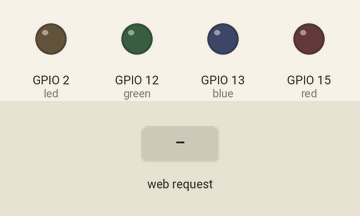
A sketch run on a simulated ESP8266 (NodeMCU). Parts: output pins drawn as LEDs (lit = HIGH). Inputs (shaded band) come from the test bench. WiFi joins after 1.5 s; servers stay silent unless stated; what the sketch prints to the serial monitor is not drawn.

Above: at 2.8 s.
2.9 s: HTTP request GET /ledON received
At 3.4 s:
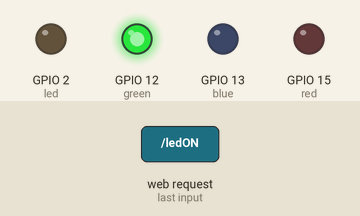
4.4 s: HTTP request GET /ledOFF received
At 5.7 s:
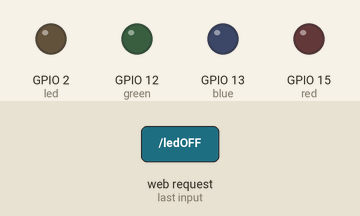
Timing chart, 0 to 7.4 s (numbered marks = the images above; inputs shaded):
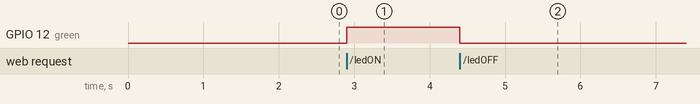

Measured:
- after the input at 2.9 s, GPIO 12 (green): LOW → HIGH at once
- after the input at 4.4 s, GPIO 12 (green): HIGH → LOW at once

The sketch:

EXP_16.ino
```cpp
 #include <ESP8266WiFi.h>
 #define led 2
 #define red 15
 #define green 12
 #define blue 13
 #define ldr A0
 WiFiClient client;
 WiFiServer server(80);
 void setup() {
 // put your setup code here, to run once:
 pinMode(led,OUTPUT);
 pinMode(red,OUTPUT);

pinMode(blue,OUTPUT);
 pinMode(green,OUTPUT);
 Serial.begin(9600);
 WiFi.begin("Parth","18122003");
 while(WiFi.status()!=WL_CONNECTED){
 Serial.print(".");
 delay(200);
 }
 Serial.println("Wifi Connected");
 Serial.println(WiFi.localIP());
 server.begin();
 }
 void loop() {
 // put your main code here, to run repeatedly:
 client = server.available();
 if(client==1){
 String request=client.readStringUntil('\n');
 Serial.println(request);
 request.trim();
 if(request=="GET /ledON HTTP/1.1")
 digitalWrite(green,HIGH);
 if(request=="GET /ledOFF HTTP/1.1")
 digitalWrite(green,LOW);
}
 }
 //192.168.236.240
```
